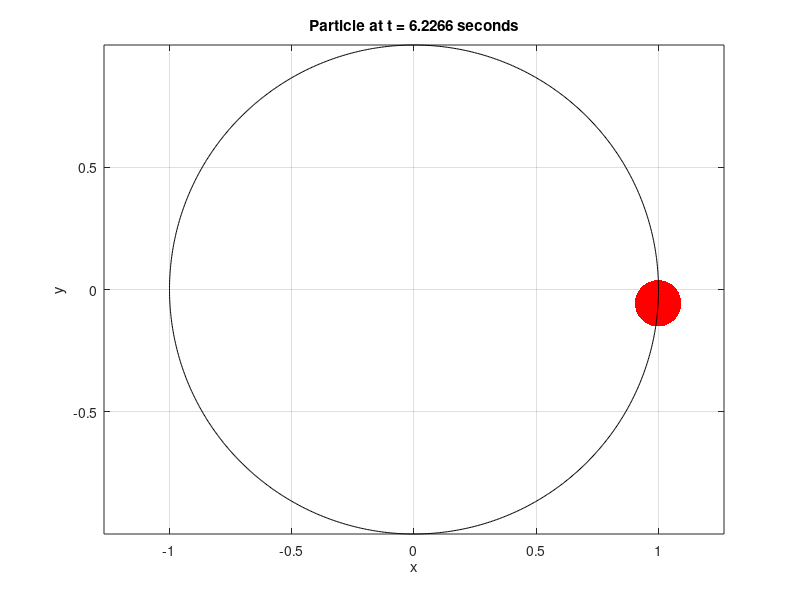

Source code (MATLAB):
% animation of a particle moving in 2d
clear;
clc;
close all;

% define the domain
t = linspace(0, 2*pi, 1000); % this corresponds to r^1

% define the mapping
x = cos(t);
y = sin(t);

for k = 1:10:length(t)
    % clean to get a new plot
    clf;

    % get data for a instant k
    t_k = t(k);
    x_k = x(k);
    y_k = y(k);


    % plot the location of the particle at time k
    plot(x_k, y_k, '.r', 'MarkerSize', 100)

    % keep the actual plot when adding new ones
    hold on;

    % display a grid to better study movement
    grid on;

    % plot the full trajectory
    plot(x, y, 'k');

    % set axes name
    xlabel('x');
    ylabel('y');


    % set plot title
    title(['Particle at t = ' num2str(t_k), ' seconds']);

    % set both x and y axis the same size
    axis equal;
    
    % force matlab to draw the image at that point
    drawnow;
end